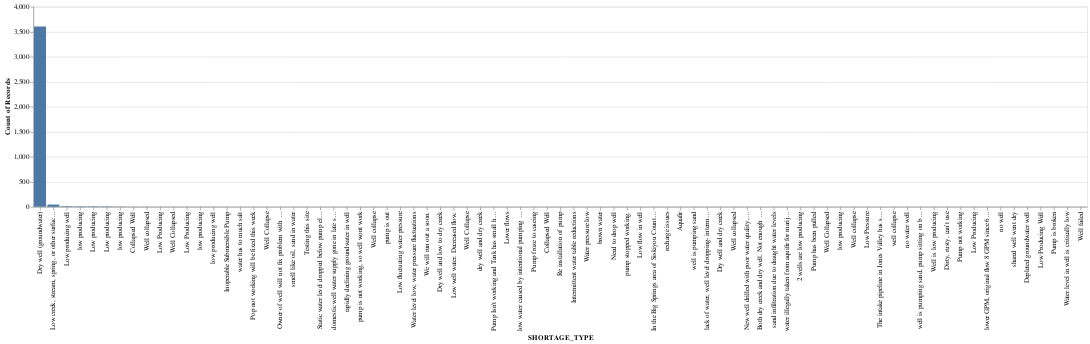

Notebook source saved alongside this figure:
### Code cell
alt.Chart(shortage_dataset.shortage_df
         ).mark_bar(
         ).encode(
            y = alt.Y('count(SHORTAGE_TYPE):Q'),
            x = alt.X('SHORTAGE_TYPE:N', sort='-y')
        )

### Figure 1 — Vega-Lite specification as saved in the notebook (floating-point values rounded to 4 significant figures; data arrays with more than 128 entries replaced by an {"elided": "..."} marker saying what was removed)
{"config": {"view": {"continuousWidth": 400, "continuousHeight": 300}}, "data": {"name": "data-88e6369dd988caf80d63429afb44e2e5"}, "mark": "bar", "encoding": {"x": {"field": "SHORTAGE_TYPE", "sort": "-y", "type": "nominal"}, "y": {"aggregate": "count", "field": "SHORTAGE_TYPE", "type": "quantitative"}}, "$schema": "https://vega.github.io/schema/vega-lite/v4.17.0.json", "datasets": {"data-88e6369dd988caf80d63429afb44e2e5": {"elided": "3771 records"}}}
